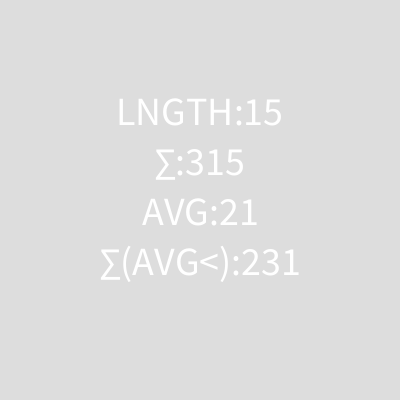
Frame 1 (no input)
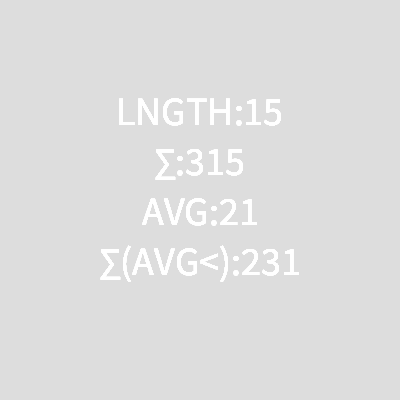
Frame 60 (the mouse pressed at the canvas centre just before this capture)
Frame 120 (the mouse held since frame 60 and released just before this capture): identical to frame 60, image omitted

The Processing sketch that drew these frames (run headless with seeded random() and noise(); from frame 60 on, the mouse is pressed at the canvas centre):

// Processing sketch: processing_76904
// ── processing_76904.pde

//ckchan@andrew.cmu.edu
//Chrsitopher Chan
//Code written on 25 OCT 2012
//Homework Assignment 9

int i, sum, x, avg;
int [] arrayOfInts = new int [15];

void setup ()
{
  size (400, 400);
  background (#DDDDDD);
  smooth ();
  textSize (40);
  textAlign (CENTER);
  
  i=0;
  sum = 0;

  for (int i=0; i < arrayOfInts.length; i++)
  {
    //arrayOfInts[i]= int (random (0, 10));
    arrayOfInts[i] = i*2+i;
  }

  for (int i=0; i < arrayOfInts.length; i++)
  {
    sum  += arrayOfInts [i];
  }

  avg = sum/arrayOfInts.length;

  for (int i=0; i < arrayOfInts.length; i++)
  {
    if (arrayOfInts [i]> avg)
    {
      x += arrayOfInts [i];
    }
  }
}

void draw ()
{
  arrayLength ();
  arraySum ();
  arrayAvg();
  arrayAboveAvg();
}

void arrayLength()
{
  int l = arrayOfInts.length;
  text ("LNGTH:" + l, width/2, 125);
}

void arraySum()
{
  text ("∑:" + sum, width/2, 175);
}

void arrayAvg()
{
  text ("AVG:" + avg, width/2, 225);
}

void arrayAboveAvg()
{
  text ("∑(AVG<):" + x, width/2, 275);
}
